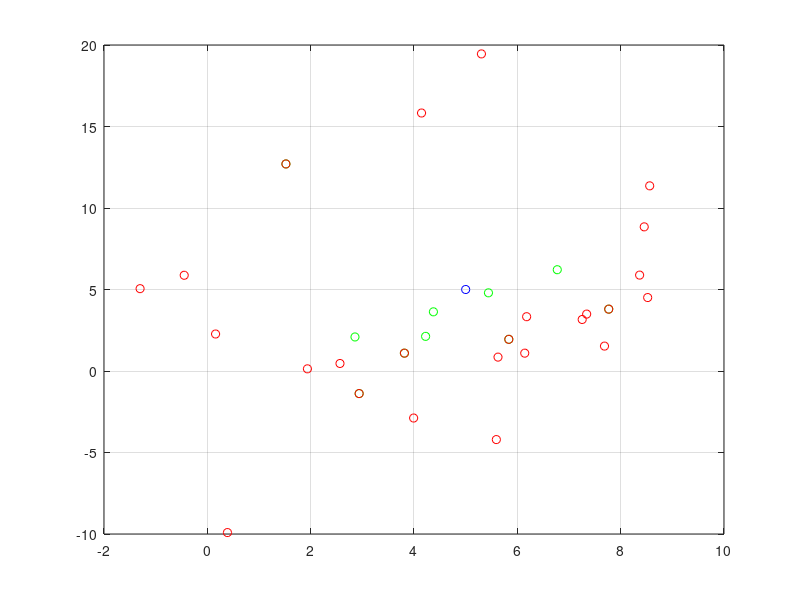

MATLAB code for this plot:
clear
close
clc

fprintf('Clasificador de la Distancia Mínima\n\n');
classes = input('¿Cuántas clases quieres? : ');
members = input('¿Cuántos elementos por clase? : ');

classifiers = zeros(2, members, classes);
centers = zeros(2, classes);
radius = zeros(classes);

for k = 1 : classes
    fprintf('Coordenada ''x'' del representante %d :', k);
    centers(1, k) = input(' ');
    fprintf('Coordenada ''y'' del representante %d :', k);
    centers(2, k) = input(' ');
    fprintf('Dispersión de la clase %d :', k);
    radius(k) = input(' ');
    classMembers = randn(2, members) .* radius(k);
    classMembers(1, :) = classMembers(1, :) + centers(1, k);
    classMembers(2, :) = classMembers(2, :) + centers(2, k);
    classifiers(:, :, k) = classMembers;
    plot(classMembers(1, :), classMembers(2, :), 'go');
end

% Allocate space for class mean vectors.
means = zeros(2, classes);
grid on
hold on

for k = 1 : classes
    plot(classifiers(1, :, k), classifiers(2, :, k), 'ro');
    % Compute the class means.
    means(:, k) = mean(classifiers(:, :, k), 2);
end

% Plot the class means.
plot(means(1, :), means(2, :), 'go');

shouldTest = 1;

while shouldTest == 1
    % Generate random test.
    %testPoint = [ randn() ; randn() ] .* scale;
    % Ask user for x-coordinate.
    tx = input('Coordenada ''x'' de la prueba: ');
    % Ask user for y-coordinate.
    ty = input('Coordenada ''y'' de la prueba: ');
    % Construct test vector.
    testPoint = [ tx ; ty ];
    % Minimal distance starts at infinity.
    minDist = Inf;
    % Pick any class as the closest class.
    minClass = 1;
    for l = 1 : classes
        % Compute distance to class mean.
        dist = norm(means(:, l) - testPoint);
        if minDist > dist
            % Minimize distance.
            minDist = dist;
            % Store the new closest class.
            minClass = l;
        end
    end
    % Output for this test case.
    fprintf('El vector [%f; %f] ', testPoint);
    fprintf('pertenece a la clase %d\n', minClass);
    % Plot the test vector.
    plot(testPoint(1, :), testPoint(2, :), 'bo');
    shouldTest = input('¿Quiere hacer otra prueba? (Si = 1, No = 0) : ');
end

clear